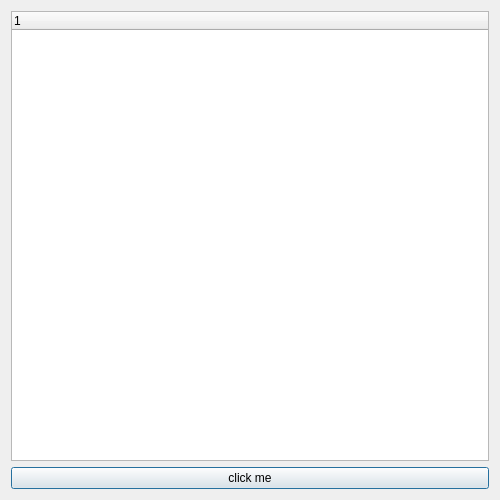
<?xml version="1.0" encoding="UTF-8"?>
<ui version="4.0">
 <class>Dialog</class>
 <widget class="QDialog" name="Dialog">
  <property name="geometry">
   <rect>
    <x>0</x>
    <y>0</y>
    <width>500</width>
    <height>500</height>
   </rect>
  </property>
  <property name="windowTitle">
   <string>Dialog</string>
  </property>
  <layout class="QVBoxLayout" name="verticalLayout">
   <item>
    <widget class="QTreeWidget" name="treeWidget">
     <column>
      <property name="text">
       <string notr="true">1</string>
      </property>
     </column>
    </widget>
   </item>
   <item>
    <widget class="QPushButton" name="pushButton">
     <property name="text">
      <string>click me</string>
     </property>
    </widget>
   </item>
  </layout>
 </widget>
 <resources/>
 <connections/>
</ui>
